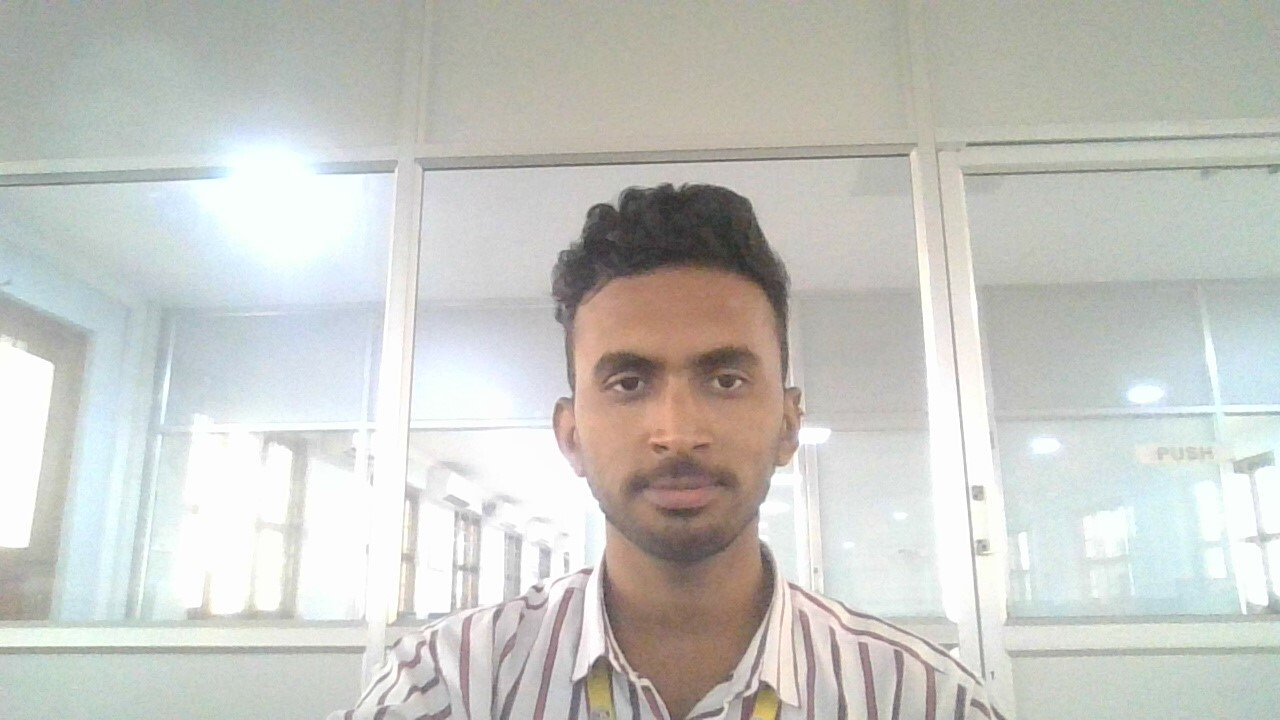
#> input picture Drowsiness Detection System/images/test.jpeg, 1280 x 720 px
$ jupyter execute face_and_eye_detector_single_image.ipynb
#> lines starting #> are read from the running program, lines starting #| are printed output that depends on the picture; after the words box and inside, x2 and y2 are one past the last pixel; in counts of white or black regions, pixels touching at a corner belong together
[cell 1]
'''This script uses OpenCV's haarcascade (face and eye cascade) to detect face
and eyes in a given input image.'''

#Import necessary libraries
import cv2 as cv
import numpy as np

#Load face cascade and hair cascade from haarcascades folder
face_cascade = cv.CascadeClassifier("haarcascades/haarcascade_frontalface_default.xml")
eye_cascade = cv.CascadeClassifier("haarcascades/haarcascade_eye.xml")

#Read image in img and convert it to grayscale and store in gray.
#Image is converted to grayscale, as face cascade doesn't require to operate on coloured images.
img = cv.imread('images/test.jpeg')
#> img is the input picture: shape (720, 1280, 3); mean B, G, R 195.1, 200, 199
gray = cv.cvtColor(img, cv.COLOR_BGR2GRAY)
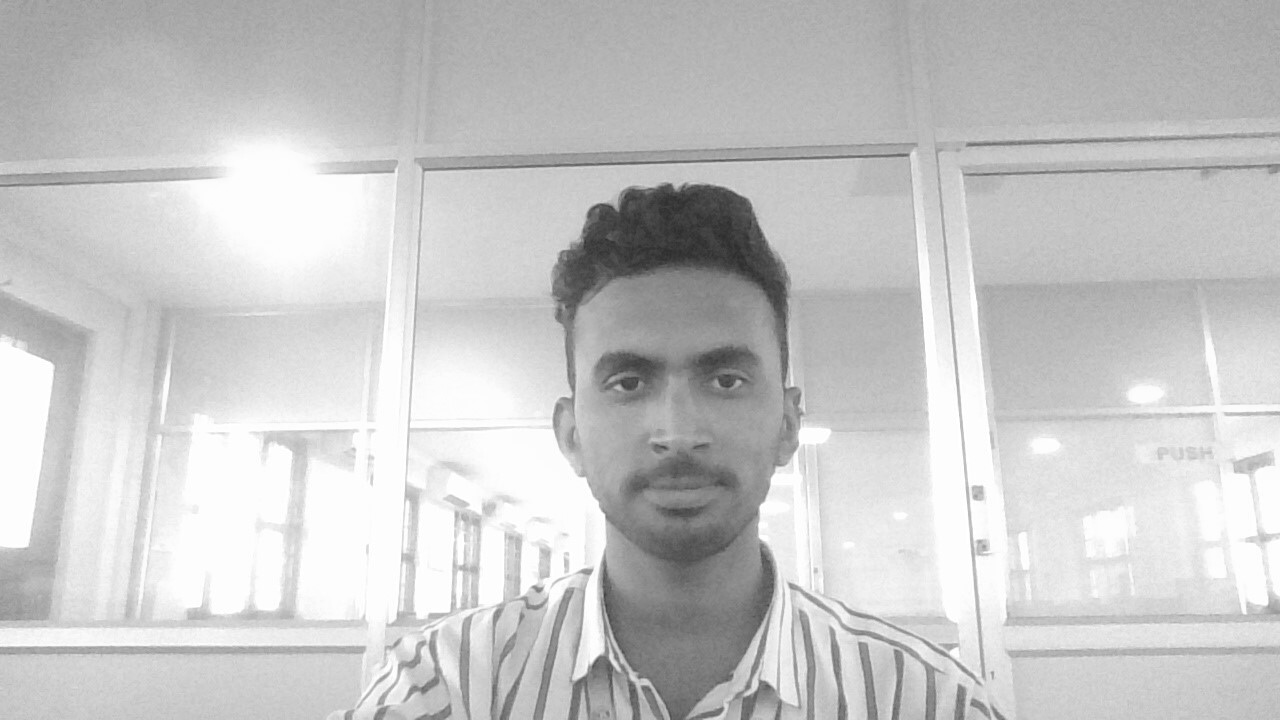
#> gray: shape (720, 1280); min 43, max 255, mean 199.2

#Detect all faces in image.
faces = face_cascade.detectMultiScale(gray, 1.3, 5)
#> faces = [[538, 269, 283, 283]]

#Draw a rectangle over the face, and detect eyes in faces
for (x,y,w,h) in faces:
    cv.rectangle(img,(x,y),(x+w,y+h),(255,0,0),2)

    #ROI is region of interest with area having face inside it.
    roi_gray = gray[y:y+h, x:x+w]
    roi_color = img[y:y+h, x:x+w]

    #Detect eyes in face
    eyes = eye_cascade.detectMultiScale(roi_gray)

    for (ex,ey,ew,eh) in eyes:
        cv.rectangle(roi_color,(ex,ey),(ex+ew,ey+eh),(0,255,0),2)
#> this loop made 1 pass
#> (x, y, w, h, eyes) on pass 1: (538, 269, 283, 283, [[56, 80, 65, 65], [152, 79, 63, 63]])
#> pass 1, `roi_gray = gray[y:y+h, x:x+w]`:
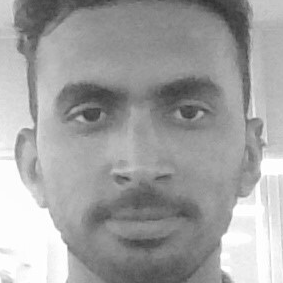
#> roi_gray: shape (283, 283); min 49, max 255, mean 161.5
#> pass 1, `roi_color = img[y:y+h, x:x+w]`:
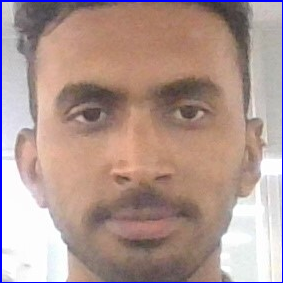
#> roi_color: shape (283, 283, 3); mean B, G, R 145.6, 151.8, 176.4
#> after the loop:
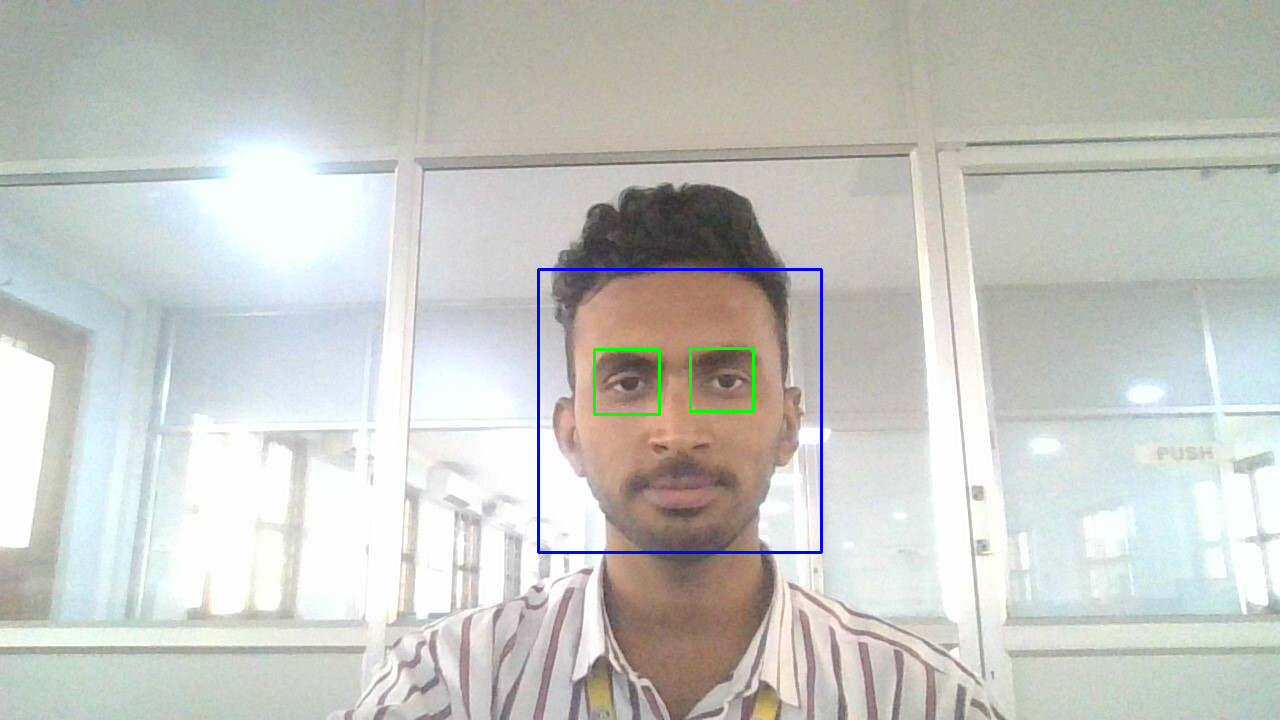
#> img: shape (720, 1280, 3); 0.53% of pixels changed, all inside (x1, y1, x2, y2) = (537, 268, 823, 554)
#> after the loop:
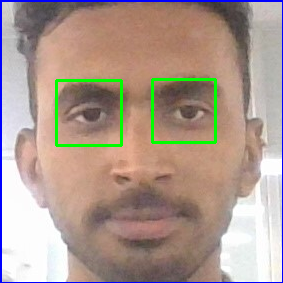
#> roi_color: shape (283, 283, 3); 1.91% of pixels changed, all inside (x1, y1, x2, y2) = (55, 78, 217, 147)

cv.imshow('Image', img)
cv.waitKey(0)
cv.destroyAllWindows()
